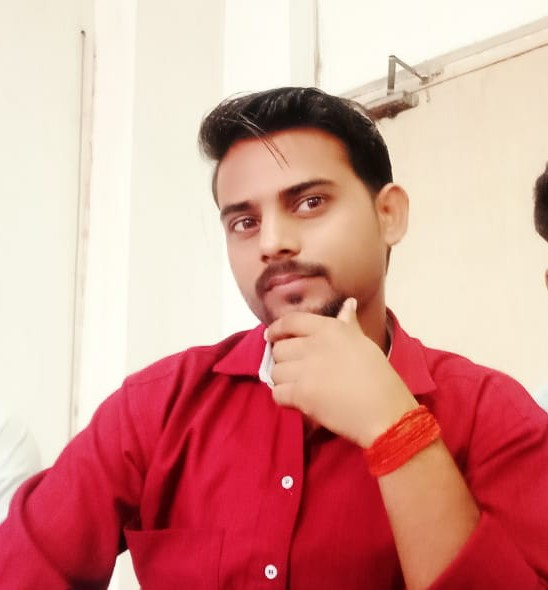
#> input picture test_img/shiv10.jpg, 548 x 590 px; the run also reads 1 picture not shown here
$ jupyter execute --allow-errors face_recognition.ipynb   (shell and % lines are left out)
#> lines starting #> are read from the running program, lines starting #| are printed output that depends on the picture
[cell 1]
import numpy as np
import cv2
import matplotlib
from matplotlib import pyplot as plt

[cell 2]
img = cv2.imread('./test_img/shiv10.jpg')
#> img is the input picture: shape (590, 548, 3); mean B, G, R 145.2, 152.9, 214.7
img.shape
#> Out = (590, 548, 3)

[cell 3]
plt.imshow(img)

[cell 4]
gray = cv2.cvtColor(img, cv2.COLOR_BGR2GRAY)
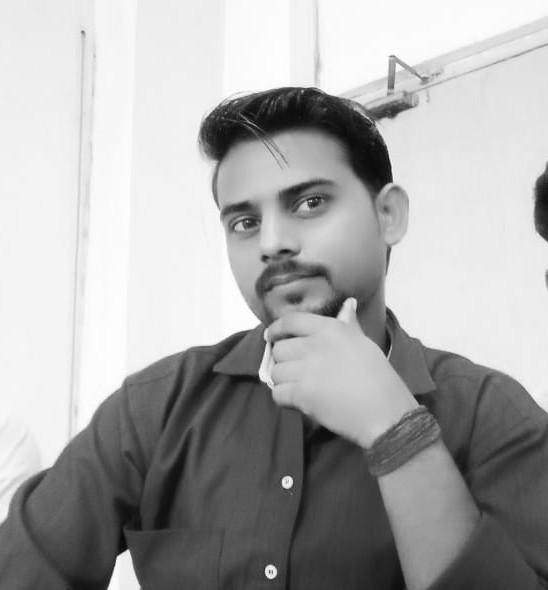
#> gray: shape (590, 548); min 8, max 255, mean 170.5
gray.shape
#> Out = (590, 548)

[cell 5]
gray

[cell 6]
plt.imshow(gray, cmap='gray')

[cell 7]
face_cascade = cv2.CascadeClassifier("./xml_file/frontalface_default.xml")
eye_cascade = cv2.CascadeClassifier("./xml_file/haarcascade_eye.xml")
faces = face_cascade.detectMultiScale(gray, 1.3, 5)
#> faces = [[180, 130, 201, 201]]
faces
#> Out = [[180, 130, 201, 201]]

[cell 8]
(x,y,w,h) = faces[0]
#> x = 180; y = 130; w = 201; h = 201
x,y,w,h
#> Out = (180, 130, 201, 201)

[cell 9]
face_img = cv2.rectangle(img,(x,y),(x+w,y+h),(220,100,0),2)
plt.imshow(face_img)

[cell 10]
#cv2.destroyAllWindows()
for (x,y,w,h) in faces:
    face_img = cv2.rectangle(img,(x,y),(x+w,y+h),(255,0,0),2)
    roi_gray = gray[y:y+h, x:x+w]
    roi_color = face_img[y:y+h, x:x+w]
    eyes = eye_cascade.detectMultiScale(roi_gray)
    for (ex,ey,ew,eh) in eyes:
        cv2.rectangle(roi_color,(ex,ey),(ex+ew,ey+eh),(0,255,0),2)
#> this loop made 1 pass
#> (x, y, w, h, eyes) on pass 1: (180, 130, 201, 201, [[39, 68, 46, 46], [97, 44, 55, 55], [144, 153, 45, 45]])
#> pass 1, `face_img = cv2.rectangle(img,(x,y),(x+w,y+h),(255,0,0),2)`:
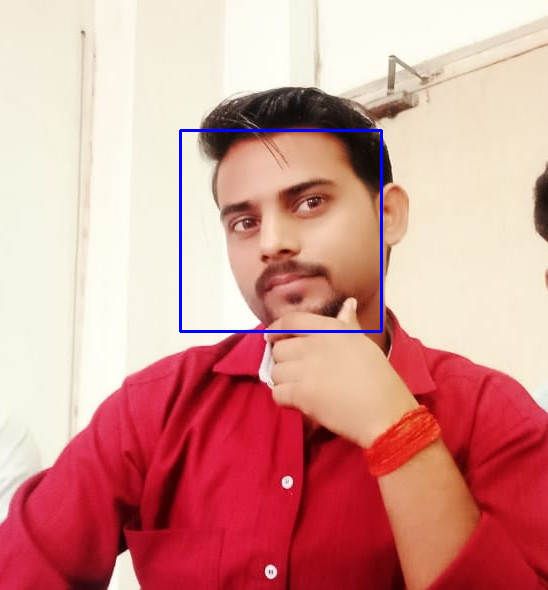
#> face_img: shape (590, 548, 3); mean B, G, R 146.2, 151.8, 213.4
#> after the loop:
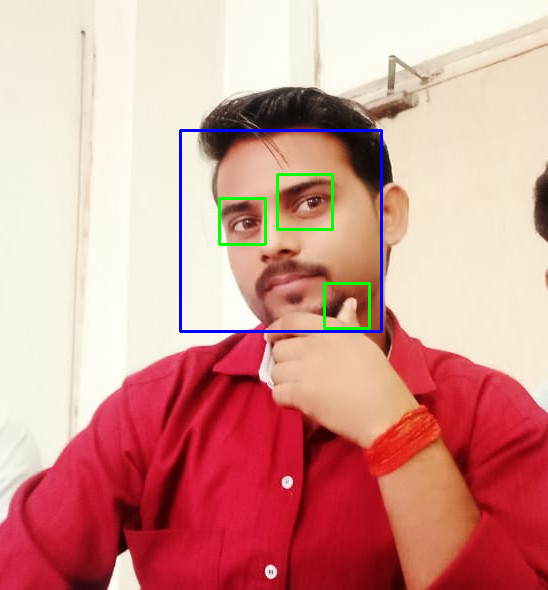
#> img: shape (590, 548, 3); mean B, G, R 145.5, 152.3, 212.3
#> after the loop:
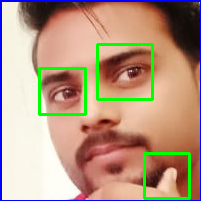
#> roi_color: shape (201, 201, 3); mean B, G, R 130.4, 153, 182.5


plt.figure()
plt.imshow(face_img, cmap='gray')
plt.show()

[cell 11]
plt.imshow(roi_color, cmap='gray')

[cell 12]
cropped_img = np.array(roi_color)
cropped_img.shape
#> Out = (201, 201, 3)

[cell 13]
def get_cropped_image_if_2_eyes(image_path):
#> called with image_path = '.\\datasets\\shivam/shiv27.jpg'
    img = cv2.imread(image_path)
    gray = cv2.cvtColor(img, cv2.COLOR_BGR2GRAY)
    faces = face_cascade.detectMultiScale(gray, 1.3, 5)
#> faces = [[180, 130, 201, 201]]
    for (x,y,w,h) in faces:
        roi_gray = gray[y:y+h, x:x+w]
        roi_color = img[y:y+h, x:x+w]
        eyes = eye_cascade.detectMultiScale(roi_gray)
        if len(eyes) >= 2:
            return roi_color
#> this loop made 1 pass
#> pass 1, in get_cropped_image_if_2_eyes, `roi_color = img[y:y+h, x:x+w]`:
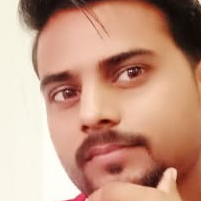
#> roi_color: shape (201, 201, 3); mean B, G, R 132.5, 153.3, 196.8

[cell 14]
org_img = cv2.imread('.\datasets\shivam/shiv27.jpg')
plt.imshow(org_img)

[cell 15]
cropped_image = get_cropped_image_if_2_eyes('.\datasets\shivam/shiv27.jpg')
plt.imshow(cropped_image)

[cell 16]
obs_img = cv2.imread('./test_img/shiv10.jpg')
plt.imshow(obs_img)

[cell 17]
cropp = get_cropped_image_if_2_eyes('./test_img/shiv10.jpg')
plt.imshow(cropp)

[cell 18]
#Creating new folders

path_to_data = "./datasets/"
path_to_cr_data = "./datasets/cropped/"

[cell 19]
import os
img_dirs = []
for entry in os.scandir(path_to_data):
    if entry.is_dir():
        img_dirs.append(entry.path)

[cell 20]
img_dirs

[cell 21]
import shutil    #shell utilities (copy, mkdir, scanning, manipulation of files etc)
if os.path.exists(path_to_cr_data):
     shutil.rmtree(path_to_cr_data)
os.mkdir(path_to_cr_data)

[cell 22]
cropped_image_dirs = []
celebrity_file_names_dict = {}
#> (the rest of this cell did not finish here and is left out)

[cell 23]
celebrity_file_names_dict

[cell 24]
import pywt

def w2d(img, mode, level):
#> called with mode = 'db1', level = 5
    imArray = img
    #Datatype conversions
    #convert to grayscale
    imArray = cv2.cvtColor( imArray,cv2.COLOR_RGB2GRAY )
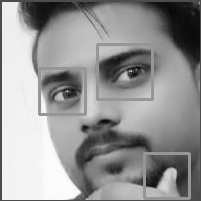
#> imArray: shape (201, 201); min 8, max 254, mean 149.6
    #convert to float
    imArray =  np.float32(imArray)
    imArray /= 255;
    # compute coefficients
    coeffs=pywt.wavedec2(imArray, mode, level=level)
#> coeffs = 6 items

    #Process Coefficients
    coeffs_H=list(coeffs)
#> coeffs_H = 6 items
    coeffs_H[0] *= 0;

    # reconstruction
    imArray_H=pywt.waverec2(coeffs_H, mode);
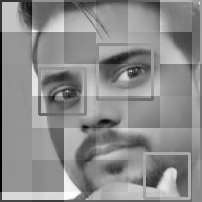
#> imArray_H: shape (202, 202) float32; min -0.615, max 0.514, mean 0.00652; drawn with min black and max white
    imArray_H *= 255;
    imArray_H =  np.uint8(imArray_H)

    return imArray_H

[cell 25]
im_har = w2d(cropped_img,'db1',5)
plt.imshow(im_har, cmap='gray')

[cell 26]
class_dict = {}
count = 0
for celebrity_name in celebrity_file_names_dict.keys():
    class_dict[celebrity_name] = count
    count = count + 1
class_dict

[cell 27]
X, y = [], []
for celebrity_name, training_files in celebrity_file_names_dict.items():
    for training_image in training_files:
        img = cv2.imread(training_image)
        scalled_raw_img = cv2.resize(img, (32, 32))

        img_har = w2d(img,'db1',5)
#> call 2 of w2d, with mode = 'db1', level = 5
#> in w2d (call 2), `imArray_H=pywt.waverec2(coeffs_H, mode);`:
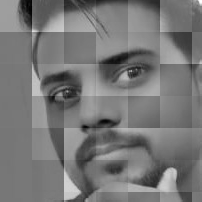
#> imArray_H: shape (202, 202) float32; min -0.611, max 0.692, mean -0.00027; drawn with min black and max white
#> in w2d (call 2), `imArray_H =  np.uint8(imArray_H)`:
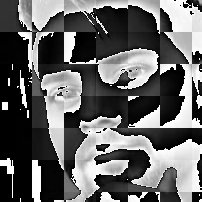
#> imArray_H: shape (202, 202); min 0, max 255, mean 100.6
        scalled_img_har = cv2.resize(img_har, (32, 32))
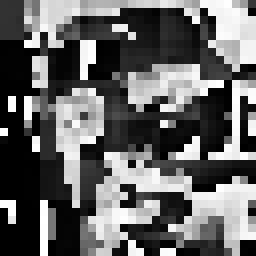
#> scalled_img_har: shape (32, 32) (shown 8 times larger); min 0, max 255, mean 100.3
        combined_img = np.vstack((scalled_raw_img.reshape(32*32*3,1),scalled_img_har.reshape(32*32,1)))
#> combined_img = 4096 values, max 255 at index 2134, min 0 at index 3240, mean 145.4

        X.append(combined_img)
        y.append(class_dict[celebrity_name])

[cell 28]
len(X)
#> Out = 1

[cell 29]
len(X[0])
#> Out = 4096

[cell 30]
X[0]
#> Out has the same summary as combined_img

[cell 31]
X = np.array(X).reshape(len(X), 4096).astype(float)
X.shape
#> Out = (1, 4096)

[cell 32]
X[0]
#> Out has the same summary as combined_img
